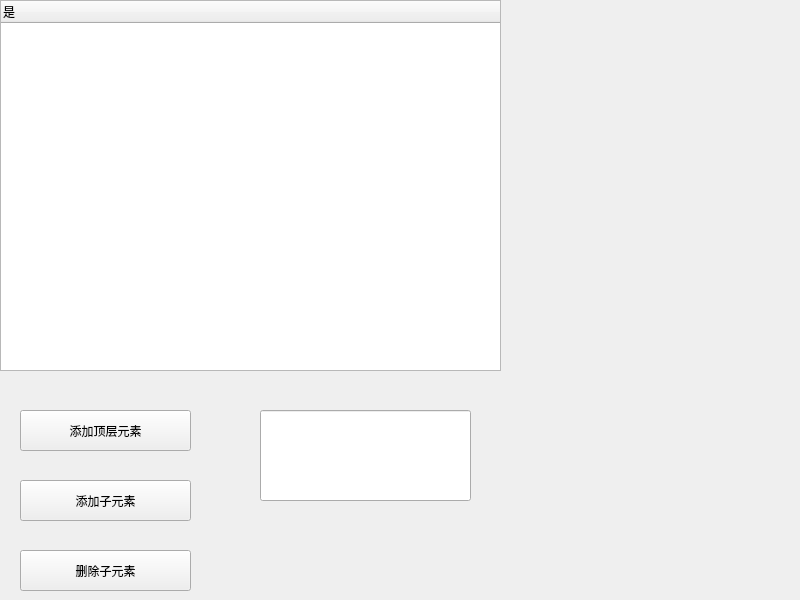
<?xml version="1.0" encoding="UTF-8"?>
<ui version="4.0">
 <class>Widget</class>
 <widget class="QWidget" name="Widget">
  <property name="geometry">
   <rect>
    <x>0</x>
    <y>0</y>
    <width>800</width>
    <height>600</height>
   </rect>
  </property>
  <property name="windowTitle">
   <string>Widget</string>
  </property>
  <widget class="QTreeWidget" name="treeWidget">
   <property name="geometry">
    <rect>
     <x>0</x>
     <y>0</y>
     <width>501</width>
     <height>371</height>
    </rect>
   </property>
   <column>
    <property name="text">
     <string>是</string>
    </property>
   </column>
  </widget>
  <widget class="QPushButton" name="pushButton_addTop">
   <property name="geometry">
    <rect>
     <x>20</x>
     <y>410</y>
     <width>171</width>
     <height>41</height>
    </rect>
   </property>
   <property name="text">
    <string>添加顶层元素</string>
   </property>
  </widget>
  <widget class="QPushButton" name="pushButton_addSelect">
   <property name="geometry">
    <rect>
     <x>20</x>
     <y>480</y>
     <width>171</width>
     <height>41</height>
    </rect>
   </property>
   <property name="text">
    <string>添加子元素</string>
   </property>
  </widget>
  <widget class="QPushButton" name="pushButton_deleteSelect">
   <property name="geometry">
    <rect>
     <x>20</x>
     <y>550</y>
     <width>171</width>
     <height>41</height>
    </rect>
   </property>
   <property name="text">
    <string>删除子元素</string>
   </property>
  </widget>
  <widget class="QLineEdit" name="lineEdit">
   <property name="geometry">
    <rect>
     <x>260</x>
     <y>410</y>
     <width>211</width>
     <height>91</height>
    </rect>
   </property>
  </widget>
 </widget>
 <resources/>
 <connections/>
</ui>
